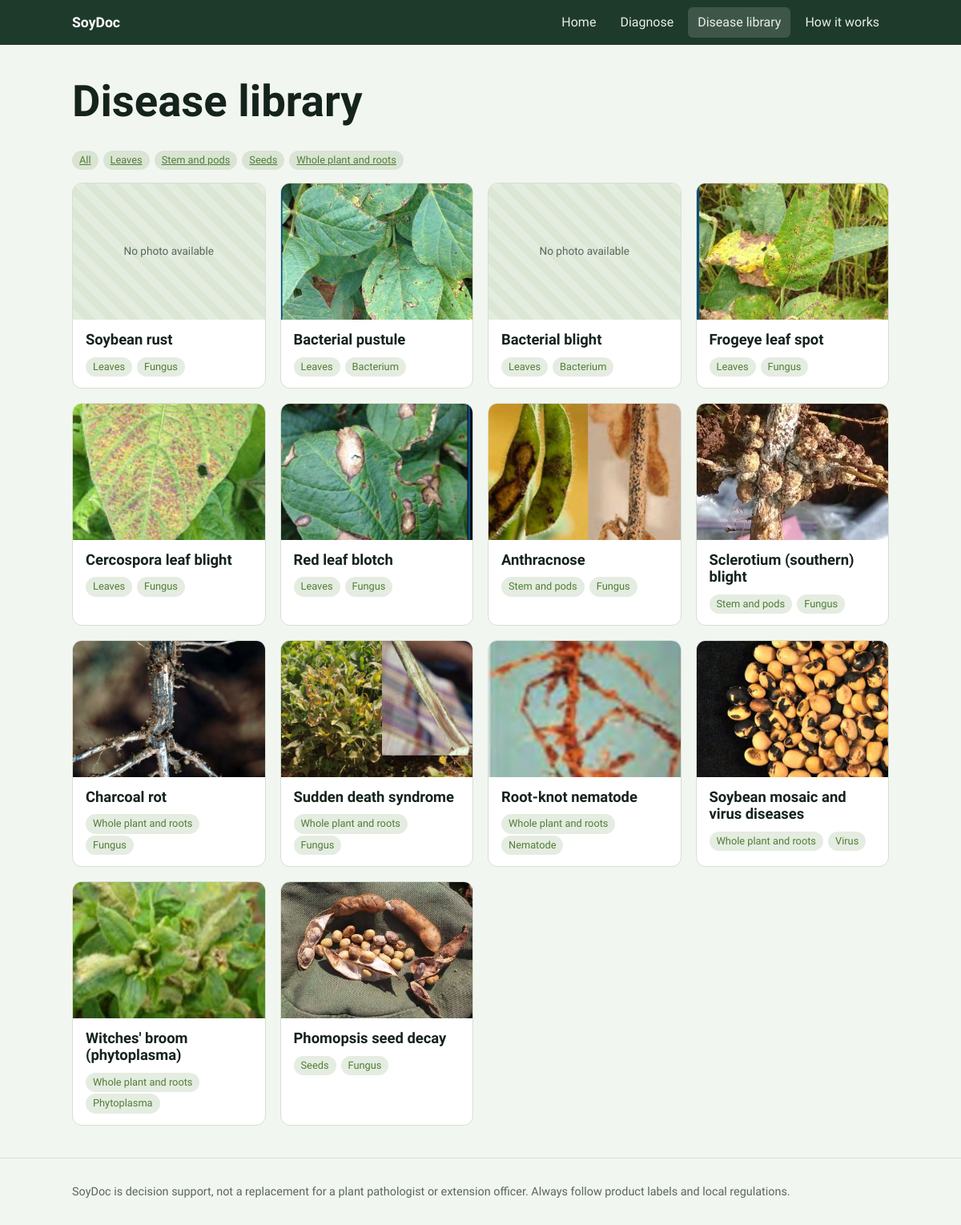
The page /library on the database its author committed.
### tables this page shows
CREATE TABLE disease(Disease_ID TEXT PRIMARY KEY, Disease_Name TEXT, Description TEXT, Plant_Part TEXT, Cause TEXT, Image TEXT);

### app.py (the view)
@app.route("/library")
def library():
    part = request.args.get("part")
    rows = db().execute("SELECT * FROM disease" + (" WHERE Plant_Part=?" if part else ""), (part,) if part else ()).fetchall()
    return render_template("library.html", rows=rows, groups=["Leaves", "Stem and pods", "Seeds", "Whole plant and roots"], part=part)

### app.py (called while the page is built)
def db():
    if "db" not in g:
        g.db = sqlite3.connect(DB); g.db.row_factory = sqlite3.Row
    return g.db

@app.context_processor
def helpers():
    return dict(level=lambda v: "None" if v < .05 else "Low" if v < .35 else "Moderate" if v < .65 else "High")

### templates/library.html
{% extends "base.html" %}{% block title %}Disease library{% endblock %}{% block body %}
<section><div class="wrap"><h1>Disease library</h1><p class="noprint"><a class="tag" href="/library">All</a>{% for g in groups %}<a class="tag" href="/library?part={{ g }}">{{ g }}</a>{% endfor %}</p>
<div class="grid">{% for r in rows %}<a class="card" href="/library/{{ r.Disease_ID }}" style="text-decoration:none;color:inherit">
{% if r.Image %}<img src="/static/img/{{ r.Image }}.jpg" alt="{{ r.Disease_Name }}" loading="lazy">{% else %}<div class="ph">No photo available</div>{% endif %}
<div class="b"><h3>{{ r.Disease_Name }}</h3><span class="tag">{{ r.Plant_Part }}</span><span class="tag">{{ r.Cause }}</span></div></a>{% endfor %}</div></div></section>{% endblock %}

### templates/base.html (shortened to what this page needs)
<!doctype html><html lang="en"><head><meta charset="utf-8"><meta name="viewport" content="width=device-width,initial-scale=1">
<link rel="stylesheet" href="{{ url_for('static', filename='css/style.css') }}"></head><body>
<nav><div class="wrap"><b>SoyDoc</b>
{% set ep = request.endpoint %}
<a href="/" class="{{ 'on' if ep=='home' }}">Home</a><a href="/diagnose" class="{{ 'on' if ep=='diagnose' }}">Diagnose</a>
<a href="/library" class="{{ 'on' if ep in ('library','disease') }}">Disease library</a><a href="/how-it-works" class="{{ 'on' if ep=='about' }}">How it works</a></div></nav>
{% block body %}{% endblock %}
<footer><div class="wrap">SoyDoc is decision support, not a replacement for a plant pathologist or extension officer. Always follow product labels and local regulations.</div></footer>
</body></html>

### static/css/style.css (style rules this page uses)
:root { --ink:#14231b;--soil:#1e3a2b;--leaf:#4f7f35;--pod:#d89a1d;--bg:#f2f6f0;--card:#fff;--line:#d5dfd0;--red:#b3412f;--mut:#58675d }
* { box-sizing:border-box }
html { scroll-padding-top:70px }
body { margin:0;font:16px/1.6 "Source Sans 3",system-ui,sans-serif;background:var(--bg);color:var(--ink) }
h1,h2,h3 { font-family:"Bricolage Grotesque","Source Sans 3",sans-serif;line-height:1.15;margin:0 0 .5em;font-weight:700 }
h1 { font-size:clamp(2rem,5vw,3.4rem) }
h3 { font-size:1.15rem }
a { color:var(--leaf) }
.wrap { max-width:1060px;margin:0 auto;padding:0 20px }
nav { position:sticky;top:0;z-index:9;background:var(--soil);color:#fff }
nav .wrap { display:flex;gap:6px;align-items:center;min-height:56px;flex-wrap:wrap }
nav b { font-family:"Bricolage Grotesque",sans-serif;margin-right:auto;font-size:1.1rem }
nav a { color:#e8f0e2;text-decoration:none;padding:6px 12px;border-radius:6px }
nav a:hover,nav a.on { background:rgba(255,255,255,.14) }
section { padding:40px 0 }
.grid { display:grid;gap:18px;grid-template-columns:repeat(auto-fill,minmax(230px,1fr)) }
.card { background:var(--card);border:1px solid var(--line);border-radius:12px;overflow:hidden }
.card .b { padding:14px 16px }
.card img,.ph { width:100%;height:170px;object-fit:cover;display:block }
.ph { background:repeating-linear-gradient(45deg,#e4ecdf,#e4ecdf 10px,#dbe6d5 10px,#dbe6d5 20px);display:grid;place-items:center;color:var(--mut);font-size:.85rem;text-align:center;padding:10px }
.tag { display:inline-block;font-size:.8rem;padding:2px 9px;border-radius:99px;background:rgba(79,127,53,.15);color:var(--leaf);margin-right:6px }
footer { padding:30px 0;color:var(--mut);font-size:.9rem;border-top:1px solid var(--line) }

### rows shown on the page
disease: shows "No photo available", Disease_Name "Soybean rust", Plant_Part "Leaves", Cause "Fungus"
disease: Image (picture), Disease_Name "Bacterial pustule", Plant_Part "Leaves", Cause "Bacterium"
disease: shows "No photo available", Disease_Name "Bacterial blight", Plant_Part "Leaves", Cause "Bacterium"
disease: Image (picture), Disease_Name "Frogeye leaf spot", Plant_Part "Leaves", Cause "Fungus"
disease: Image (picture), Disease_Name "Cercospora leaf blight", Plant_Part "Leaves", Cause "Fungus"
disease: Image (picture), Disease_Name "Red leaf blotch", Plant_Part "Leaves", Cause "Fungus"
disease: Image (picture), Disease_Name "Anthracnose", Plant_Part "Stem and pods", Cause "Fungus"
disease: Image (picture), Disease_Name "Sclerotium (southern) blight", Plant_Part "Stem and pods", Cause "Fungus"
disease: Image (picture), Disease_Name "Charcoal rot", Plant_Part "Whole plant and roots", Cause "Fungus"
disease: shows a picture, Disease_Name "Sudden death syndrome", Plant_Part "Whole plant and roots", Cause "Fungus"
disease: Image (picture), Disease_Name "Root-knot nematode", Plant_Part "Whole plant and roots", Cause "Nematode"
disease: Image (picture), Disease_Name "Soybean mosaic and virus diseases", Plant_Part "Whole plant and roots", Cause "Virus"
disease: Image (picture), Disease_Name "Witches' broom (phytoplasma)", Plant_Part "Whole plant and roots", Cause "Phytoplasma"
disease: Image (picture), Disease_Name "Phomopsis seed decay", Plant_Part "Seeds", Cause "Fungus"

### other values the page prints
{{ g }} "Leaves" "Stem and pods" "Seeds" "Whole plant and roots"
